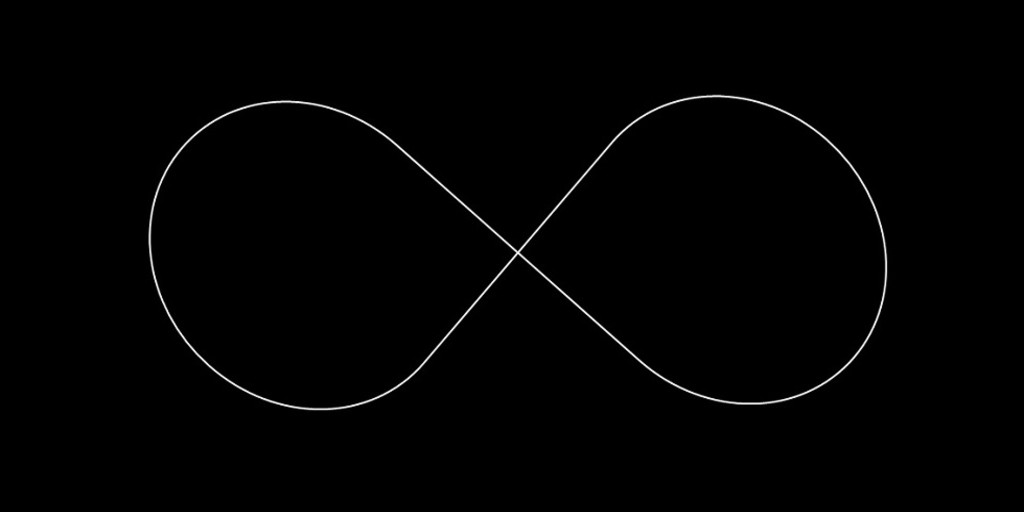
#> input picture Simulation_Webots/Simulation_Webots/worlds/huit.jpg, 1024 x 512 px
$ python -i intersection_detector.py   (imports and definitions only)
#> lines starting #> are read from the running program, lines starting #| are printed output that depends on the picture; after the words box and inside, x2 and y2 are one past the last pixel; in counts of white or black regions, pixels touching at a corner belong together
#> further down, picture is the input picture: shape (512, 1024, 3); min 0, max 255, mean 1.9
"""Image-only white-on-dark X/T detector. No Webots, metadata or actuator I/O.

Four arms must persist at two distances from a Hough-line intersection.
Thresholds are initial heuristics tuned on twelve static Webots camera frames.
v1.1 adds a border ambiguity guard, tuned on the six original clipped-X cases.
v1.2 preserves that X path and adds conservative, fully visible three-arm Ts.
Grid-camera correction: use outer branch separation when a close stripe fills
the inner ring; retain the full visibility guard and fourth-arm absence checks.
Border-scale correction: when the full-size T profile abstains, fit a complete
evidence ellipse inside the image while retaining the original arm prefilter.
"""
from itertools import combinations
import math

import cv2
import numpy as np


SETTINGS = {
    "analysis_max_width": 640,
    "white_value_min": 125,
    "white_saturation_max": 85,
    "minimum_axis_angle_deg": 35,
    "arm_support_min": 0.72,
    "ring_white_fraction_max": 0.65,
    "ahead_boundary_v": 0.45,
    "border_visible_support_min": 0.85,
    "border_visible_span_fraction": 0.035,
}


def _observation(valid=False, detected=None, kind="UNKNOWN", state="UNKNOWN",
                 score=None, center=None, reason="insufficient evidence"):
    return dict(valid=valid, intersection_detected=detected, kind=kind,
                state=state, score=score, center_uv=center, reason=reason)


def _validate(image):
    if (not isinstance(image, np.ndarray) or image.dtype != np.uint8
            or image.ndim != 3 or image.shape[2] != 3
            or min(image.shape[:2]) <= 1):
        raise ValueError("image must be a uint8 BGR NumPy array of shape (H,W,3), H,W > 1")


# [34 lines left out: functions _ray_support, _border_junction, not called in this run]


def _t_junction(candidate, mask, supported, allow_wide=False, fit_visible=False):
    """Require three real branches AND observable absence of a fourth branch.

    A clipped X cannot supply negative evidence outside the image: the entire
    evidence disk (or fitted ellipse) must be visible. Check arm support, three
    separated stripes on several complete rings, and a dark missing-arm sector.
    No direction is assumed to be vertical, horizontal, or the robot's front.
    """
    if candidate["strong_arms"] != 3 or candidate["ring_arms"] != 3:
        return None
    h, w = mask.shape
    size = min(h, w)
    center = candidate["center"]
    guard = size * .24
    axes = np.array([guard, guard])
    if fit_visible:
        # Perspective can put a complete junction above the fixed disk's margin.
        # Fit a whole ellipse, never assume darkness in out-of-frame samples.
        # Its shortest radius must exceed the original .10-size inner ring.
        # The original three-arm .16-size prefilter above is still mandatory.
        clearance = np.minimum(center, [w - 1 - center[0], h - 1 - center[1]])
        axes = np.minimum(axes, clearance - 2)
        if min(axes) < size * .10 + 4:
            return None
    if not (axes[0] + 2 <= center[0] < w - axes[0] - 2
            and axes[1] + 2 <= center[1] < h - axes[1] - 2):
        return None
    directions = [(ray[1][-1] - center) / np.linalg.norm(ray[1][-1] - center)
                  for ray in candidate["rays"]]
    present = [i for i, arm in enumerate(candidate["arms"])
               if arm >= SETTINGS["arm_support_min"]]
    missing = next(i for i in range(4) if i not in present)
    supports = []
    for i in present:
        # Keep the original scale where visible; shorten only the constrained axis.
        extent = min(size * .22, .22 / .24 / np.linalg.norm(directions[i] / axes))
        radii = np.linspace(size * .015, extent, 64)
        supports.append(_ray_support(supported, center, directions[i], radii)[0])
    if min(supports) < .85:
        return None
    # Search a sector, not just one thin axis which could miss a displaced arm.
    direction = directions[missing]
    phi = np.arctan2(direction[1], direction[0]) + np.deg2rad(np.linspace(-12, 12, 25))
    sector_directions = np.stack((np.cos(phi), np.sin(phi)), axis=1)
    # Use the shortest ellipse boundary across the entire sector, so every
    # negative-evidence sample is observed at its true direction, never warped.
    sector_extent = min(1 / np.linalg.norm(sector_directions / axes, axis=1))
    rr = np.linspace(size * .045, sector_extent, 64)
    points = center + rr[:, None, None] * sector_directions[None]
    pixels = np.rint(points).astype(int)
    hits = mask[pixels[:, :, 1], pixels[:, :, 0]] != 0
    dark = float(hits.mean()) <= .03 and not np.any(hits.mean(axis=1) > .20)
    # At close range the projected through-stripe can occupy the inner samples.
    # Require the same dark-sector evidence beyond that central junction area;
    # a genuine fourth arm still crosses this sector (including short arms).
    outer_hits = hits[rr >= size * .08]
    outer_dark = float(outer_hits.mean()) <= .03 and not np.any(outer_hits.mean(axis=1) > .20)
    # A fitted region must retain ALL inner absence evidence. Ignoring its inner
    # samples can conceal a short fourth arm when the outer extent is shortened.
    if not (dark or (allow_wide and not fit_visible and outer_dark)):
        return None
    angles = np.linspace(0, 2 * np.pi, 360, endpoint=False)
    # The candidate already has 3 separated arms at radius .14. Use two more
    # outer rings, rather than .10 where perspective makes nearby stripes merge.
    for radius in ((.16, .22) if allow_wide else (.10, .16, .22)):
        ring = np.rint(center + axes * (radius / .24) * np.stack((np.cos(angles), np.sin(angles)), axis=1)).astype(int)
        hits = np.uint8(mask[ring[:, 1], ring[:, 0]] != 0)
        circular = np.tile(hits, 3)[None]
        circular = cv2.morphologyEx(circular, cv2.MORPH_CLOSE, np.ones((1, 3), np.uint8))
        circular = cv2.morphologyEx(circular, cv2.MORPH_OPEN, np.ones((1, 3), np.uint8))
        hits = circular[0, 360:720]
        branches = np.count_nonzero((hits != 0) & (np.roll(hits, 1) == 0))
        if branches != 3 or float(hits.mean()) > .50:
            return None
    return float(min(supports))


def _analyze(image, debug_candidates=True):
#> called with debug_candidates = True
    _validate(image)
    height, width = image.shape[:2]
#> height = 512; width = 1024
    scale = min(1.0, SETTINGS["analysis_max_width"] / width)
#> scale = 0.625
    frame = image if scale == 1.0 else cv2.resize(
        image, (max(1, round(width * scale)), max(1, round(height * scale))), interpolation=cv2.INTER_AREA)
    h, w = frame.shape[:2]
#> h = 320; w = 640
    debug = {"frame": frame, "mask": np.zeros((h, w), np.uint8),
             "lines": [], "candidate": None, "white_fraction": 0.0}
    if min(h, w) < 64:
        return _observation(reason="insufficient image resolution (minimum 64 pixels per side)"), debug

    hsv = cv2.cvtColor(frame, cv2.COLOR_BGR2HSV)
#> hsv: shape (320, 640, 3); mean H, S, V 0, 0, 1.9
    mask = cv2.inRange(hsv, (0, 0, SETTINGS["white_value_min"]),
                       (179, SETTINGS["white_saturation_max"], 255))
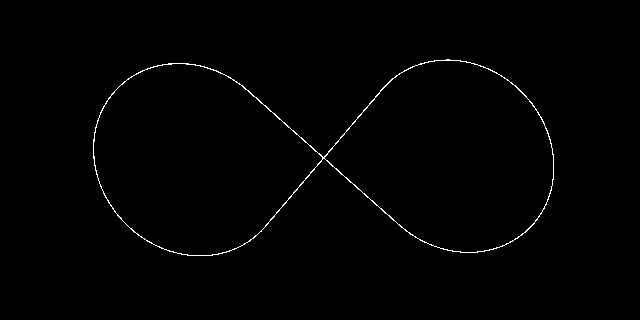
#> mask: shape (320, 640); 0.73% white in thin lines or dots, all inside (x1, y1, x2, y2) = (93, 59, 554, 256)
    # Remove isolated pixels without filling the gaps between unrelated stripes.
    count, components, stats, _ = cv2.connectedComponentsWithStats(mask, 8)
#> count = 2; stats = [[0, 0, 640, 320, 203305], [93, 59, 461, 197, 1495]]
    # Same area predicate, one label lookup instead of a full image scan for
    # EACH retained component (costly on a noisy physical Pi camera image).
    keep = np.uint8(stats[:, cv2.CC_STAT_AREA] >= max(8, h * w * 0.00005)) * 255
#> keep = [255, 255]
    keep[0] = 0
    mask = keep[components]
    fraction = float(np.count_nonzero(mask) / mask.size)
#> fraction = 0.0073
    debug.update(mask=mask, white_fraction=fraction)
    if fraction < 0.0008:
        return _observation(reason="no sufficiently supported white track"), debug
    if fraction > 0.30:
        return _observation(reason="excessive white area: glare, exposure or unsuitable scene"), debug

    size = min(h, w)
#> size = 320
    raw = cv2.HoughLinesP(mask, 1, np.pi / 180, threshold=max(18, int(size * 0.09)),
                         minLineLength=max(20, int(size * 0.14)), maxLineGap=8)
#> raw = [[305, 142, 412, 235], [299, 185, 392, 78], [239, 83, 311, 146], [257, 234, 344, 134], [270, 111, 319, 153]]
    lines = [] if raw is None else raw.reshape(-1, 4).tolist()
#> lines has the same summary as raw
    # Longest segments first; bound pairwise work in cluttered images.
    lines.sort(key=lambda p: (p[2] - p[0]) ** 2 + (p[3] - p[1]) ** 2, reverse=True)
    # Collapse duplicate stripe edges/segments before considering line pairs.
    unique = []
    unique_starts, unique_axes = [], []
    duplicate_cos = np.cos(np.deg2rad(3))
    for line in lines:
        start, end = np.array(line[:2], float), np.array(line[2:], float)
        direction = (end - start) / np.linalg.norm(end - start)
        duplicate = False
        if unique:
            # Same direction/offset predicates, batched across previous axes.
            axes = np.asarray(unique_axes)
            delta = (start+end)/2-np.asarray(unique_starts)
            duplicate = bool(np.any((np.abs(axes @ direction) > duplicate_cos)
                & (np.abs(delta[:,0]*axes[:,1]-delta[:,1]*axes[:,0]) < size*.02)))
        if not duplicate:
            unique.append(line)
            unique_starts.append(start)
            unique_axes.append(direction)
        if len(unique) == 60:
            break
#> this loop made 5 passes
#> (start, end, direction, duplicate, axes, delta) on passes 2 to 5: ([299, 185], [392, 78], [0.656, -0.755], False, [[0.755, 0.656]], [[40.5, -10.5]]), ([257, 234], [344, 134], [0.656, -0.754], True, [[0.755, 0.656], [0.656, -0.755]], [[-4.5, 42], [1.5, -1]]), ([239, 83], [311, 146], [0.753, 0.659], True, [[0.755, 0.656], [0.656, -0.755]], [[-30, -27.5], [-24, -70.5]]), ([270, 111], [319, 153], [0.759, 0.651], True, [[0.755, 0.656], [0.656, -0.755]], [[-10.5, -10], [-4.5, -53]])
#> (start, end, direction, duplicate) on pass 1: ([305, 142], [412, 235], [0.755, 0.656], False)
#> after the loop, unique = [[305, 142, 412, 235], [299, 185, 392, 78]]; unique_axes = [[0.755, 0.656], [0.656, -0.755]]; unique_starts = [[305, 142], [299, 185]]
    lines = unique
#> lines = [[305, 142, 412, 235], [299, 185, 392, 78]]
    debug["lines"] = lines
    tolerance = max(1, int(round(size * 0.008)))
#> tolerance = 3
    supported = cv2.dilate(mask, cv2.getStructuringElement(
        cv2.MORPH_ELLIPSE, (2 * tolerance + 1, 2 * tolerance + 1)))
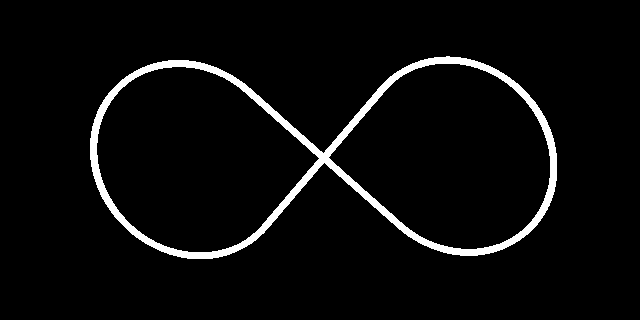
#> supported: shape (320, 640); 4.4% white; 1 white region, box (x1, y1, x2, y2) and area: (90, 56, 557, 259) 8923
    radii = np.linspace(size * 0.045, size * 0.16, 36)
#> radii = 36 values from 14.4 to 51.2
    geometry = []
    for segment in lines:
        start = np.array(segment[:2], float)
        direction = np.array(segment[2:], float)-start
        geometry.append((start, direction/np.linalg.norm(direction)))
#> this loop made 2 passes
#> (segment, direction) on passes 1 to 2: ([305, 142, 412, 235], [107, 93]), ([299, 185, 392, 78], [93, -107])
#> after the loop, geometry = [([305, 142], [0.755, 0.656]), ([299, 185], [0.656, -0.755])]
    angles = np.linspace(0, 2 * np.pi, 180, endpoint=False)
    ring_offsets = size * 0.14 * np.column_stack((np.cos(angles), np.sin(angles)))
    ring_kernel = np.ones((1, 3), np.uint8)
    candidates = []
    for (a, d), (b, e) in combinations(geometry, 2):
        angle = math.degrees(math.acos(min(1., abs(float(d @ e)))))
        if angle < SETTINGS["minimum_axis_angle_deg"]:
            continue
        # Exact 2x2 intersection formula; avoids many tiny BLAS solves and
        # thread-pool startup. The angle guard above excludes parallel axes.
        delta = b-a
        t = (delta[0]*e[1]-delta[1]*e[0])/(d[0]*e[1]-d[1]*e[0])
        center = a + t * d
        x, y = center
        if not (0 <= x < w - 1 and 0 <= y < h - 1):
            continue
        if not supported[int(round(y)), int(round(x))]:
            continue
        # Identical near/far samples, four rays at once. No image downsampling
        # or arm-threshold changes are required for the Pi 3 fast path.
        directions = np.stack((d,-d,e,-e))
        points = center + radii[None,:,None]*directions[:,None,:]
        pixels = np.rint(points).astype(int)
        inside = ((pixels[:,:,0] >= 0) & (pixels[:,:,0] < w)
                  & (pixels[:,:,1] >= 0) & (pixels[:,:,1] < h))
        hits = np.zeros((4,len(radii)),bool)
        hits[inside] = supported[pixels[:,:,1][inside],pixels[:,:,0][inside]] != 0
        middle = len(radii)//2
        arms = np.minimum(hits[:,:middle].mean(axis=1),hits[:,middle:].mean(axis=1)).tolist()
        rays = list(zip(arms,points,hits))
        # Both scales must support every arm; a V or a T cannot be a full X.
        strong = sum(s >= SETTINGS["arm_support_min"] for s in arms)
        score = float(min(arms))
        if strong < 3 and not debug_candidates:
            # Rings cannot make fewer than 3 supported rays positive. Border
            # abstention uses the actual rays, not these unused ring metrics.
            candidates.append(dict(center=center,arms=arms,rays=rays,angle_deg=angle,
                strong_arms=strong,score=score,ring_white_fraction=0.,ring_arms=0))
            continue
        # A broad bright patch can support every ray without being four stripes.
        ring = np.rint(center + ring_offsets).astype(int)
        inside = ((ring[:, 0] >= 0) & (ring[:, 0] < w)
                  & (ring[:, 1] >= 0) & (ring[:, 1] < h))
        ring_hits = np.zeros(len(ring), np.uint8)
        ring_hits[inside] = mask[ring[inside, 1], ring[inside, 0]] != 0
        ring_white = float(ring_hits.mean())
        # Count separated angular white regions. Four rays inside one thick
        # stripe are still only two actual arms. Circular closing fills 1-bin gaps.
        circular = np.tile(ring_hits, 3)[None, :]
        circular = cv2.morphologyEx(circular, cv2.MORPH_CLOSE, ring_kernel)
        circular = cv2.morphologyEx(circular, cv2.MORPH_OPEN, ring_kernel)
        ring_hits = circular[0, len(ring):2 * len(ring)]
        ring_arms = int(np.count_nonzero((ring_hits != 0) & (np.roll(ring_hits, 1) == 0)))
        candidates.append(dict(center=center, arms=arms, rays=rays, angle_deg=angle,
                               strong_arms=strong, score=score, ring_white_fraction=ring_white,
                               ring_arms=ring_arms))
#> this loop made 1 pass
#> (a, d, b, e, angle, delta, t, x) on pass 1: ([305, 142], [0.755, 0.656], [299, 185], [0.656, -0.755], 90, [-6, 43], 23.68, 322.9)
#> after the loop, candidates = 1 item

    candidates.sort(key=lambda c: (c["strong_arms"], c["score"], sum(c["arms"])), reverse=True)
    best = candidates[0] if candidates else None
#> best = 8 items
    debug["candidate"] = best
    positives = [c for c in candidates if c["strong_arms"] == 4
                 and c["ring_white_fraction"] <= SETTINGS["ring_white_fraction_max"]
                 and c["ring_arms"] == 4]
#> positives = []
    if positives:
        best = positives[0]
        debug["candidate"] = best
        # Competing, separated Xs are outside this single-junction contract.
        if any(np.linalg.norm(c["center"] - best["center"]) > size * 0.12
               for c in positives[1:]):
            return _observation(reason="multiple separated X candidates; single center ambiguous"), debug
        center = [float(best["center"][0] / (w - 1)), float(best["center"][1] / (h - 1))]
        state = "AHEAD_CANDIDATE" if center[1] < SETTINGS["ahead_boundary_v"] else "IN_VIEW_CANDIDATE"
        return _observation(True, True, "X", state, best["score"], center,
                            "two crossing axes; all four arms supported at near and far scales"), debug
    # X evidence has priority and its validated decision path above is unchanged.
    t_candidates = []
    for candidate in candidates:
        score = _t_junction(candidate, mask, supported)
        if score is not None:
            t_candidates.append((candidate, score))
#> this loop made 1 pass
#> after the loop, t_candidates = []
    # Preserve already accepted T observations and their center selection. Only
    # use the close/wide-stripe fallback when the original profile abstains.
    if not t_candidates:
        for candidate in candidates:
            score = _t_junction(candidate, mask, supported, allow_wide=True)
            if score is not None:
                t_candidates.append((candidate, score))
    # Last resort only: preserve previously accepted T observations unchanged.
    # A full in-frame ellipse is mandatory, including the missing-arm sector.
    if not t_candidates:
        for candidate in candidates:
            score = _t_junction(candidate, mask, supported, allow_wide=True, fit_visible=True)
            if score is not None:
                t_candidates.append((candidate, score))
    if t_candidates:
        best, score = t_candidates[0]
        debug["candidate"] = best
        if any(np.linalg.norm(c["center"] - best["center"]) > size * .12
               for c, _ in t_candidates[1:]):
            return _observation(reason="multiple separated T candidates; single center ambiguous"), debug
        center = [float(best["center"][0] / (w - 1)), float(best["center"][1] / (h - 1))]
        state = "AHEAD_CANDIDATE" if center[1] < SETTINGS["ahead_boundary_v"] else "IN_VIEW_CANDIDATE"
        return _observation(True, True, "T", state, score, center,
                            "three connected supported arms; fourth-arm sector visibly absent at multiple scales"), debug
    if best and best["strong_arms"] >= 3:
        return _observation(reason="incomplete or broad junction: separated four-arm X not established"), debug
    for candidate in candidates:
        if _border_junction(candidate, (h, w)):
            debug["candidate"] = candidate
            return _observation(reason="partial border junction: three visible arms, full arm evidence clipped"), debug
    if not lines:
        return _observation(reason="white regions present but no supported track-length segment"), debug
    # Long narrow components support ordinary track; broad blobs do not.
    track_like = False
    for i in range(1, count):
        if stats[i, cv2.CC_STAT_AREA] < max(8, h * w * 0.00005):
            continue
        points = cv2.findNonZero(np.uint8(components == i))
        sides = cv2.minAreaRect(points)[1]
        density = stats[i, cv2.CC_STAT_AREA] / max(1, sides[0] * sides[1])
        if (max(sides) >= size * 0.20
                and (max(sides) / max(1, min(sides)) >= 2 or density < 0.35)):
            track_like = True
            break
    if not track_like:
        return _observation(reason="white shape lacks plausible elongated track support"), debug
    return _observation(True, False, "NONE", "NONE", best["score"] if best else 0.0,
                        reason="supported track; no four-arm X (single line or curve)"), debug


# [38 lines left out: functions detect_intersection, debug_intersection, not called in this run]

>>> import cv2
>>> picture = cv2.imread('../../Simulation_Webots/Simulation_Webots/worlds/huit.jpg')
>>> result = _analyze(picture)
